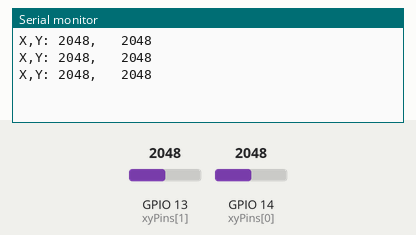
A sketch run on a simulated ESP32. Shown: the last lines printed to the serial monitor. Inputs (shaded band) come from the test bench; at power-on: GPIO 13 (xyPins[1]) = 2048, GPIO 14 (xyPins[0]) = 2048.

Above: at 1.3 s.
1.4 s: GPIO 13 (xyPins[1]) set to 2866
At 1.9 s:
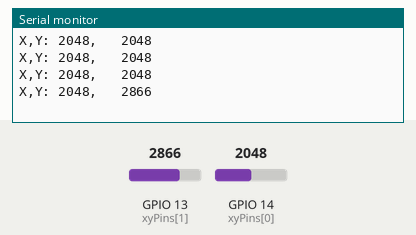
2.9 s: GPIO 14 (xyPins[0]) set to 2866
At 3.4 s:
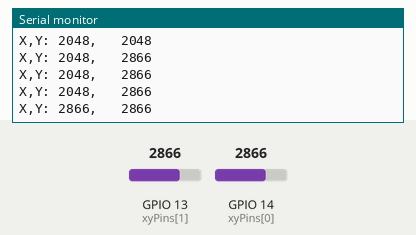
4.4 s: GPIO 13 (xyPins[1]) set to 3603
At 4.9 s:
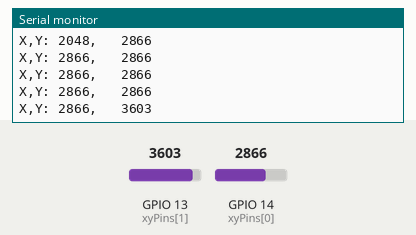
5.9 s: GPIO 14 (xyPins[0]) set to 3603
At 6.4 s:
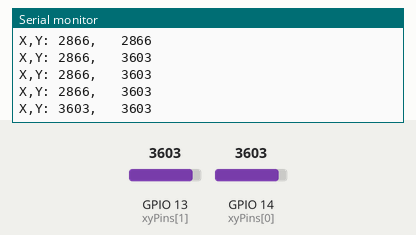
Timing chart, 0 to 8.4 s (numbered marks = the images above; inputs shaded):
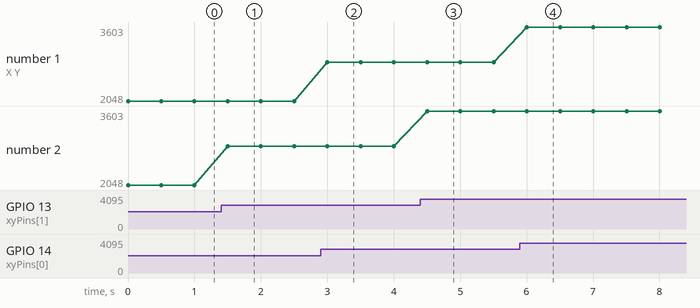

The sketch:

JoyStik.ino
```cpp
int xyPins[] = { 14, 13 }; // x, y,
void setup() {
  // put your setup code here, to run once:
  Serial.begin(115200);
}

void loop() {
  // put your main code here, to run repeatedly:
int xVAl = analogRead(xyPins[0]);
int yVal = analogRead(xyPins[1]);

Serial.printf("X,Y: %d, \t%d\n", xVAl, yVal);
delay(500);
}
```

Measured:
- after the input at 1.4 s, the serial monitor: prints a new line after 0.10 s (image 1)
- after the input at 2.9 s, the serial monitor: prints a new line after 0.10 s (image 2)
- after the input at 4.4 s, the serial monitor: prints a new line after 0.10 s (image 3)
- after the input at 5.9 s, the serial monitor: prints a new line after 0.10 s (image 4)
- plotted number 2: 2048 → 2866 after the input at 1.4 s, 2866 → 3603 after the input at 4.4 s
